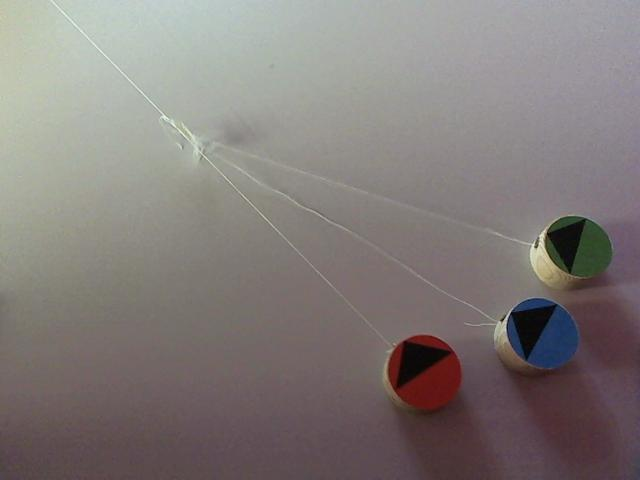
%> input picture Code/data1.jpg, 640 x 480 px
$ octave --eval "result = labelRegion(imread('Code/data1.jpg'));"   (GNU Octave 9; MATLAB toolbox functions it lacks are replaced by stand-ins)
%> lines starting %> are read from the running program, lines starting %| are printed output that depends on the picture; in (x1, y1, x2, y2) boxes, pixels count from 0 and x2, y2 are one past the last pixel; in counts of white or black regions, pixels touching at a corner belong together; the program's own positions count from 1

function [rx,ry,gx,gy,bx,by]=labelRegion(img)
grayImage=rgb2gray(img);
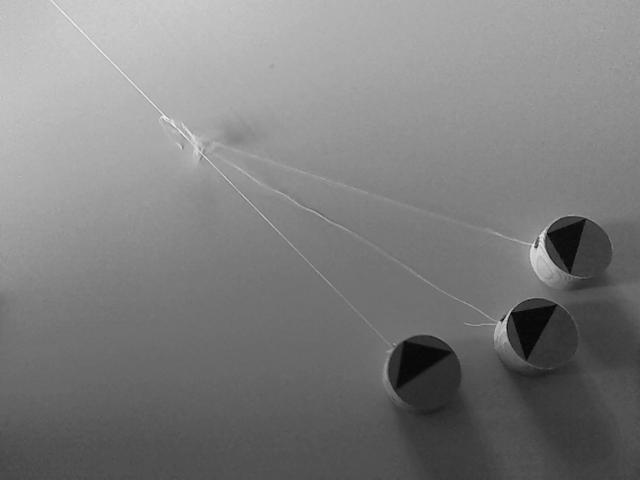
%> grayImage: size 480x640 uint8; min 2, max 244, mean 125.7
thresholdImage=im2bw(grayImage,0.9);
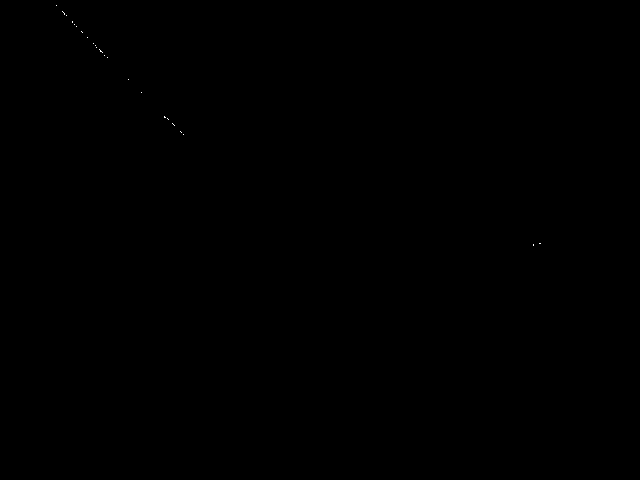
%> thresholdImage: size 480x640 logical; 0.01% white in thin lines or dots, all inside (x1, y1, x2, y2) = (56, 5, 541, 246)
L=bwlabel(~thresholdImage,8);
N=max(L(:));
%> N = 1
j=1;
rx=0;
ry=0;
gx=0;
gy=0;
bx=0;
by=0;
for i= 1:N
    r=0;
    g=0;
    b=0;
    [x,y]=find(L==i);
    if(size(x,1)>200)
        c1(j)=sum(x)/size(x,1);
        c2(j)=sum(y)/size(y,1);
        r=sum(img(x,y,1))/size(x,1);
        g=sum(img(x,y,2))/size(x,1);
        b=sum(img(x,y,3))/size(x,1);
        if(r>200)
        rx=c1(j);
        ry=c2(j);
        plot(c2(j),c1(j),'r*');
        end
        if(g>200)
        plot(c2(j),c1(j),'g*');
        gx=c1(j);
        gy=c2(j);
        end
        if(b>180)
        plot(c2(j),c1(j),'b*');
        bx=c1(j);
        by=c2(j);
        end
        j=j+1;
    end
end
%> this loop made 1 pass
%> (r, g, b) on pass 1: (0, 0, 0)
end
%> (the run ends here)

$ run again, on Code/data3.jpg
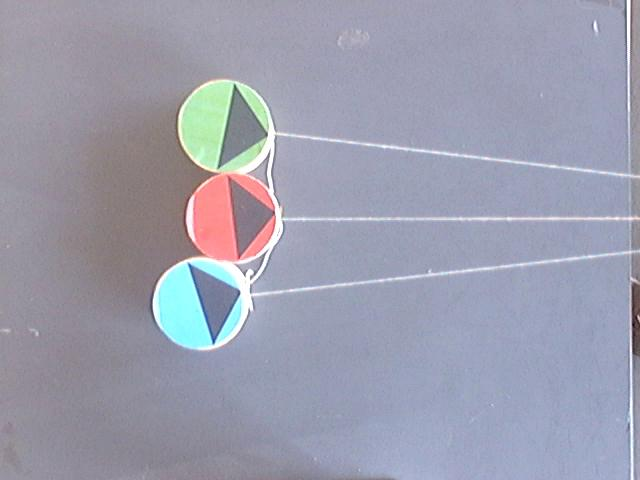
%> input picture Code/data3.jpg, 640 x 480 px
%> in labelRegion, `thresholdImage=im2bw(grayImage,0.9);`:
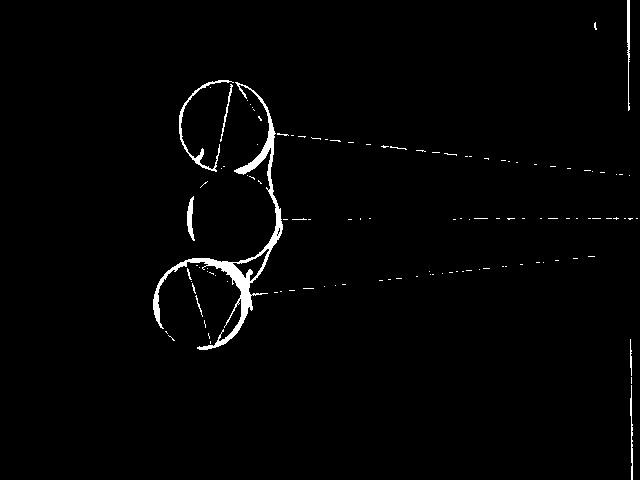
%> thresholdImage: size 480x640 logical; 1.5% white; 119 white regions (109 under 20 px), largest, box (x1, y1, x2, y2) and area: (153, 82, 283, 350) 2951, (179, 80, 234, 172) 442, (627, 0, 630, 111) 222
%> in labelRegion, `L=bwlabel(~thresholdImage,8);`:
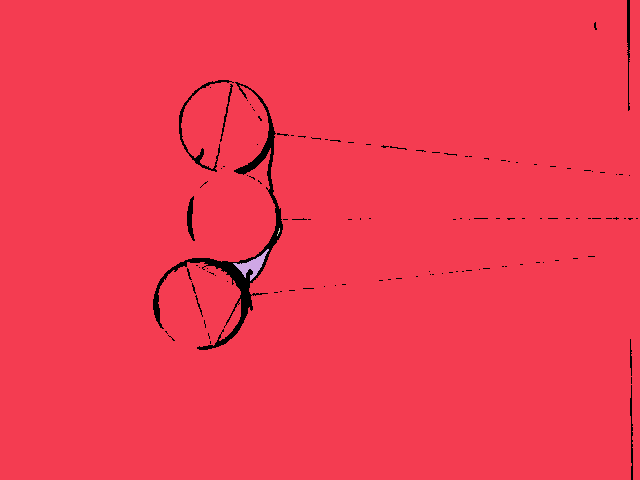
%> L: size 480x640 double; 4 distinct labels, from 0 to 3; one colour per label, 0 black
%> N = 3
%> the loop in labelRegion, `for i= 1:N` made 1 pass
%> (r, g, b) on pass 1: (0, 0, 0)
